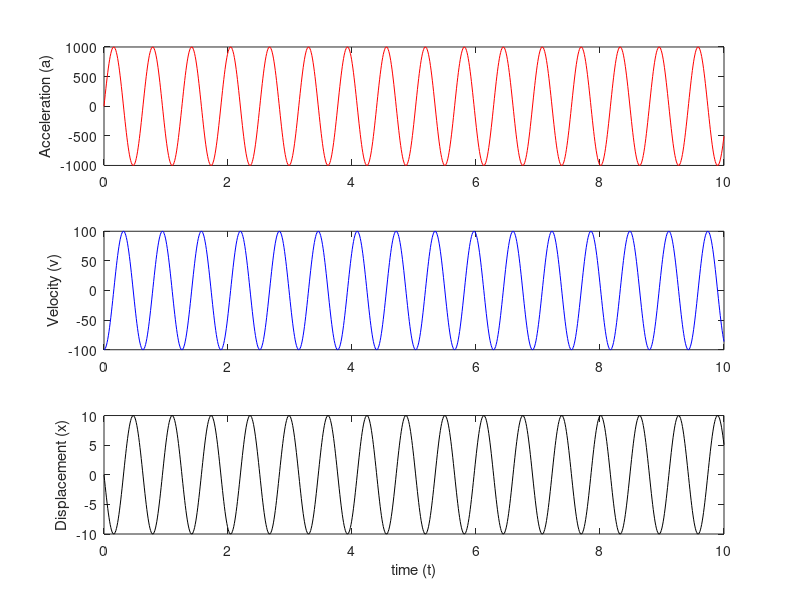
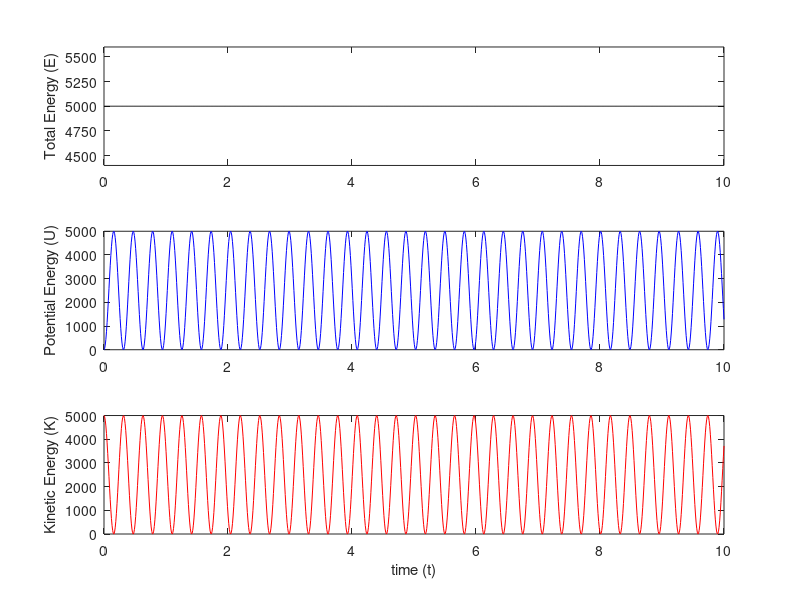

Source code (MATLAB) for these figures, in order:
%% Simple Harmonic Motion

%% Initialisation
t = linspace(0,10,1000)';
A = 10;
ph = pi;
w = 10;
m = 1;

%% Calculations
x = A*sin(w*t - ph);
v = A*w*cos(w*t - ph);
a = -(w^2)*x;
K = 0.5*m*v.^2;
U = 0.5*m*(w^2)*x.^2;
E = K+U;

%% Storing the data
shm_data = [t, x, v, a, K, U, E];
data_file = 'shm_data.csv';
fid = fopen(data_file,'w');
fprintf(fid, 'time, disp, vel, accn, K.E., P.E., total energy\n')
dlmwrite(fid, shm_data)
fclose(fid);

%% Reading the data
time = dlmread(data_file, ',', 'A2:A1001');
pos = dlmread(data_file, ',', 'B2:B1001');
vel = dlmread(data_file, ',', 'C2:C1001');
accn = dlmread(data_file, ',', 'D2:D1001');
k_e = dlmread(data_file, ',', 'E2:E1001');
p_e = dlmread(data_file, ',', 'F2:F1001');
tot_e = dlmread(data_file, ',', 'G2:G1001');

%% Plotting
figure(1);

subplot(3,1,3)
plot(time,pos,'k-')
xlabel('time (t)')
ylabel('Displacement (x)')

subplot(3,1,2)
plot(time,vel,'b-')
ylabel('Velocity (v)')

subplot(3,1,1)
plot(time,accn,'r-')
ylabel('Acceleration (a)')

print('shm1.jpg','-djpg','-r600')

figure(2);

subplot(3,1,3)
plot(time,k_e,'r-')
xlabel('time (t)')
ylabel('Kinetic Energy (K)')

subplot(3,1,2)
plot(time,p_e,'b-')
ylabel('Potential Energy (U)')

subplot(3,1,1)
plot(time,tot_e,'k-')
yticks([4500:250:5500])
ylabel('Total Energy (E)')

print('shm2.jpg','-djpg','-r600')
